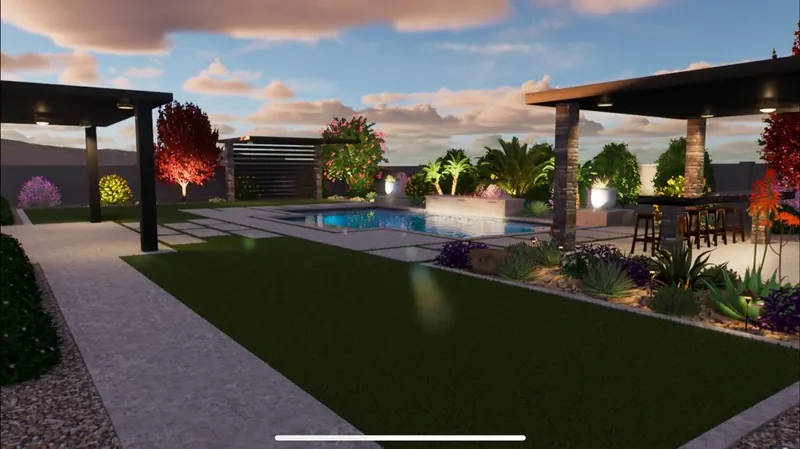
#> input picture images/backyard-pool-walkway-lawn-800.webp, 800 x 449 px
$ python -i build_ad_a.py   (imports and definitions only)
#> lines starting #> are read from the running program, lines starting #| are printed output that depends on the picture
### tools/sr_kit.py
"""Stone & Rose ad toolkit: grade, crop, cards, scrim, audio synth. No client data in here."""
import numpy as np, subprocess, wave, os
from PIL import Image, ImageDraw, ImageFont, ImageFilter

HERE = os.path.dirname(os.path.abspath(__file__))
FONT_SEMI = HERE + '/fonts/CG-Semi600.ttf'
FONT_ITAL = HERE + '/fonts/CG-Italic600.ttf'
FONT_MONO = HERE + '/fonts/Plex500.ttf'
OFFWHITE = (238, 232, 226)
ROSE = (201, 143, 114)
FPS = 60
SR = 44100

# ---------- grade ----------
def make_lut():
    x = np.arange(256) / 255.0
    lifted = x ** 0.90                      # lift shadows so turf does not crush on phones
    curve = lifted + 0.06 * np.sin((lifted - 0.5) * np.pi) * 0.5   # gentle contrast
    curve = np.clip(curve, 0, 1)
    lut = np.stack([np.clip(curve * 1.025, 0, 1), curve, np.clip(curve * 0.965, 0, 1)], axis=1)
    return (lut * 255 + 0.5).astype(np.uint8)
LUT = make_lut()
# [25 lines left out: functions grade, read_shot, one_frame, not called in this run]

def interp(kf, t):
    ts = [k[0] for k in kf]; vs = [k[1] for k in kf]
    return float(np.interp(t, ts, vs))

# [23 lines left out: functions crop_box, render_crop, tracked, not called in this run]

def tracked_width(draw, text, font, track):
    return sum(draw.textlength(c, font=font) + track for c in text) - track

# [62 lines left out: functions fit_font, build_card, scrim, luma_in, not called in this run]

def strength_for(L):
    return float(0.22 + 0.38 * np.clip((L - 60) / 130.0, 0, 1))

# [14 lines left out: functions apply_card, card_alpha, not called in this run]

# ---------- audio synth ----------
def _env_exp(n, tau): return np.exp(-np.arange(n) / (tau * SR))

# [86 lines left out: functions lowpass, lp_fast, synth, write_wav, master, not called in this run]

### tools/build_ad_a.py
#!/usr/bin/env python3
"""Ad A (outdoor builders). Structure: three-beat list.
usage: build_ad_a.py SRC OUTDIR preview|audio|render9|render45|bumper"""
import sys, os, subprocess, numpy as np
sys.path.insert(0, os.path.dirname(os.path.abspath(__file__)))
from sr_kit import *

SRC, OUT, MODE = sys.argv[1], sys.argv[2], sys.argv[3]
# [1 line not run here, left out]
CANVAS = {'9x16': (1080, 1920), '4x5': (1080, 1350)}
CTA = [[('Send us your next', 'n')], [('outdoor ', 'n'), ('plan.', 'a')]]
URL = 'stoneandrosellc.com'

# crop keyframes: (t_rel, hero centre x in source px). Reason per shot in SHOTLIST.md
MAIN_SHOTS = [
    dict(id='H',  src=15.2, dur=2.8, z=1.0, cx={'9x16': [(0, 770), (1.0, 690), (2.8, 695)],  '4x5': [(0, 860), (1.0, 790), (2.8, 800)]}),
    dict(id='B1', src=10.0, dur=4.0, z=1.05, cx={'9x16': [(0, 665), (1.8, 820), (4.0, 915)],   '4x5': [(0, 765), (1.8, 860), (4.0, 960)]}),
    dict(id='B2', src=63.4, dur=2.6, z={'9x16': (1.0, 1.03), '4x5': (1.06, 1.09)}, cx={'9x16': [(0, 736), (2.6, 722)], '4x5': [(0, 760), (2.6, 745)]}),
    dict(id='B3', src=45.2, dur=3.4, z=1.06, cx={'9x16': [(0, 990), (3.4, 1150)],             '4x5': [(0, 1000), (3.4, 1150)]}),
    dict(id='E',  src=48.6, dur=2.5, z=1.03, cx={'9x16': [(0, 1100), (2.5, 1100)],            '4x5': [(0, 1100), (2.5, 1100)]}),
]
# cards: (shot index, t_in, t_out) in ad time. hook is hard-in at 0.
MAIN_CARDS = [
    dict(k='hook', label='ARIZONA OUTDOOR BUILDERS', lines=[[('Selling yards', 'n')], [('off a ', 'n'), ('sketch?', 'a')]], t=(0.0, 1.5), hard=True, shot='H', size=118, lab=46),
    dict(k='three', label='THREE THINGS', lines=[[('A sketch', 'n')], [("can't ", 'a'), ('show.', 'n')]], t=(1.5, 2.8), shot='H'),
    dict(k='b1', label='01 / PLACEMENT', lines=[[('Where it ', 'n'), ('sits.', 'a')]], t=(2.8, 6.8), shot='B1'),
    dict(k='b2', label='02 / FLOW', lines=[[('How the yard', 'n')], [('connects.', 'a')]], t=(6.8, 9.4), shot='B2'),
    dict(k='b3', label='03 / THE UPSELL', lines=[[('The fire pit', 'n')], [('they ', 'n'), ('skip.', 'a')]], t=(9.4, 12.8), shot='B3', y={'9x16': 600, '4x5': 470}),
]
END_T = 12.8

BUMPER_SHOTS = [
    dict(id='H',  src=15.2, dur=2.2, z=1.0, cx={'9x16': [(0, 770), (1.0, 690), (2.2, 695)], '4x5': [(0, 860), (2.2, 800)]}),
    dict(id='B1', src=10.0, dur=1.8, z=1.03, cx={'9x16': [(0, 665), (1.8, 820)],             '4x5': [(0, 765), (1.8, 860)]}),
    dict(id='E',  src=48.8, dur=2.0, z=1.03, cx={'9x16': [(0, 1100), (2.0, 1100)],           '4x5': [(0, 1100), (2.0, 1100)]}),
]
BUMPER_CARDS = [
    dict(k='hook', label='ARIZONA OUTDOOR BUILDERS', lines=[[('Selling yards', 'n')], [('off a ', 'n'), ('sketch?', 'a')]], t=(0.0, 2.2), hard=True, shot='H'),
    dict(k='pay', label='SHOW IT FIRST', lines=[[('Where it ', 'n'), ('sits.', 'a')]], t=(2.2, 4.0), shot='B1'),
]
BUMPER_END_T = 4.0

def linework(im):
    g = Image.fromarray(im).convert('L').filter(ImageFilter.GaussianBlur(1.4))
    a = np.asarray(g, dtype=np.float32)
    gx = np.zeros_like(a); gy = np.zeros_like(a)
    gx[:, 1:-1] = a[:, 2:] - a[:, :-2]; gy[1:-1, :] = a[2:, :] - a[:-2, :]
    m = np.hypot(gx, gy)
    e = np.clip((m - 7) / 22.0, 0, 1)
    bg = np.array([22, 17, 15], np.float32); ln = np.array([226, 214, 200], np.float32)
    return (bg * (1 - e[..., None]) + ln * e[..., None]).astype(np.uint8)

# [47 lines left out: functions linework_wipe, layout, end_layer, prep_cards, not called in this run]

WIPE = 0.9
# [77 lines left out: functions compose_frame, audio, run_render, preview, not called in this run]

# [6 lines not run here, left out]

>>> import cv2
>>> picture = cv2.imread('../images/backyard-pool-walkway-lawn-800.webp', cv2.IMREAD_GRAYSCALE)
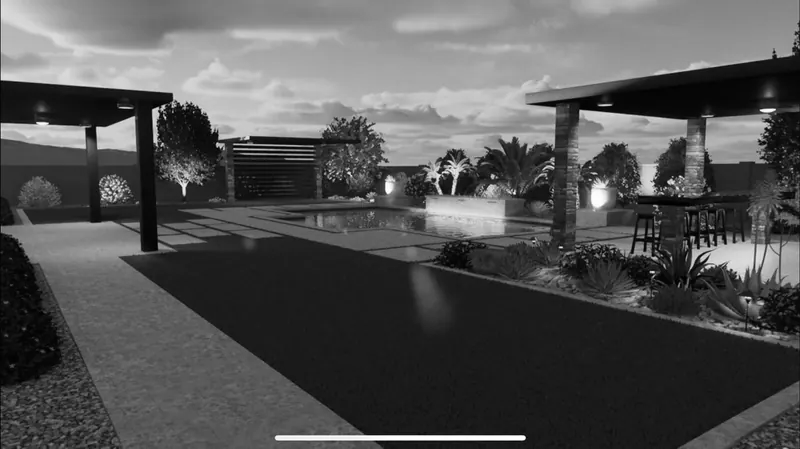
#> picture: shape (449, 800); min 0, max 255, mean 84.2
>>> result = linework(picture)
#> in linework, `g = Image.fromarray(im).convert('L').filter(ImageFilter.GaussianBlur(1..`:
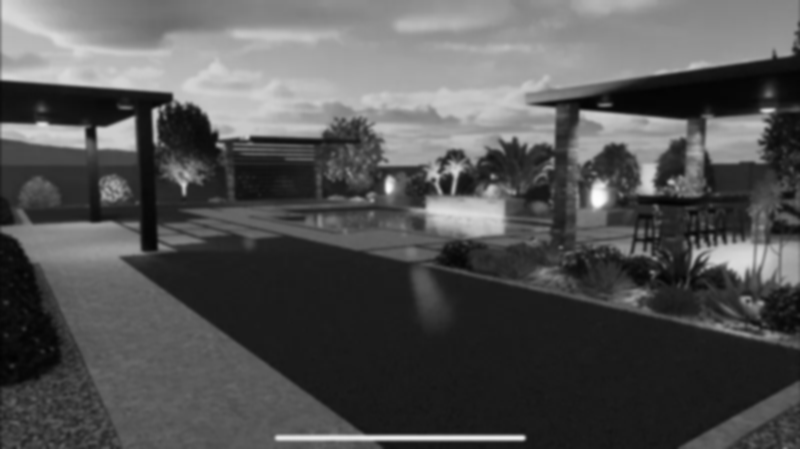
#> g: PIL image 800x449 L; min 2, max 253, mean 84.2
#> in linework, `gx[:, 1:-1] = a[:, 2:] - a[:, :-2]`:
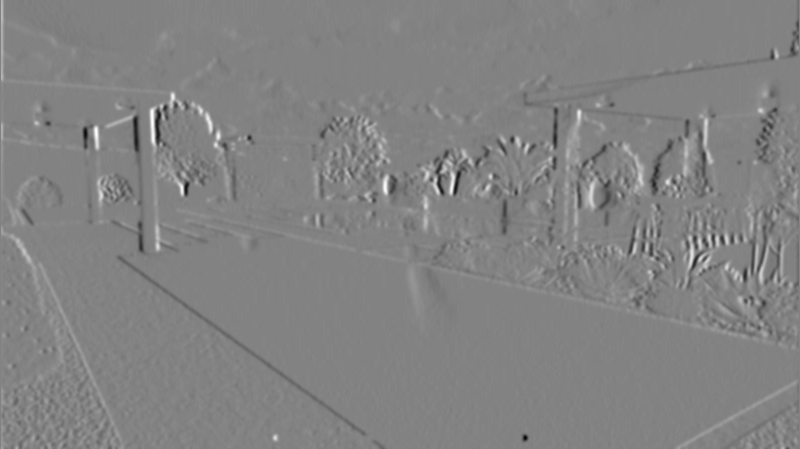
#> gx: shape (449, 800) float32; min -98, max 93, mean 0; drawn with min black and max white
#> in linework, `gy[1:-1, :] = a[2:, :] - a[:-2, :]`:
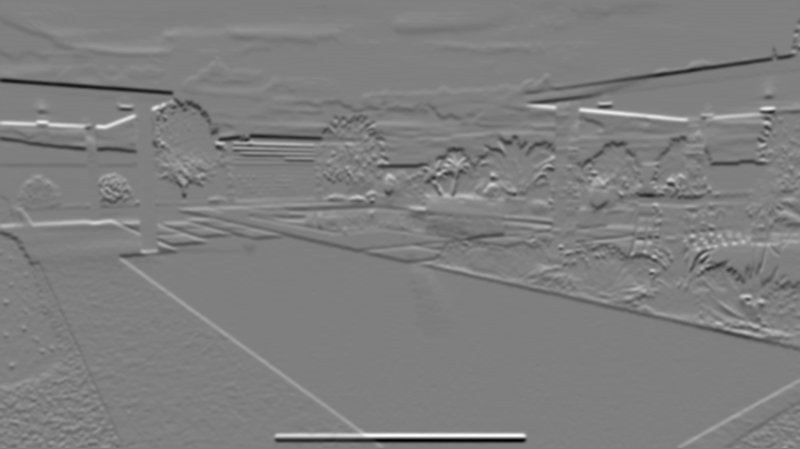
#> gy: shape (449, 800) float32; min -115, max 115, mean -0.4; drawn with min black and max white
#> in linework, `m = np.hypot(gx, gy)`:
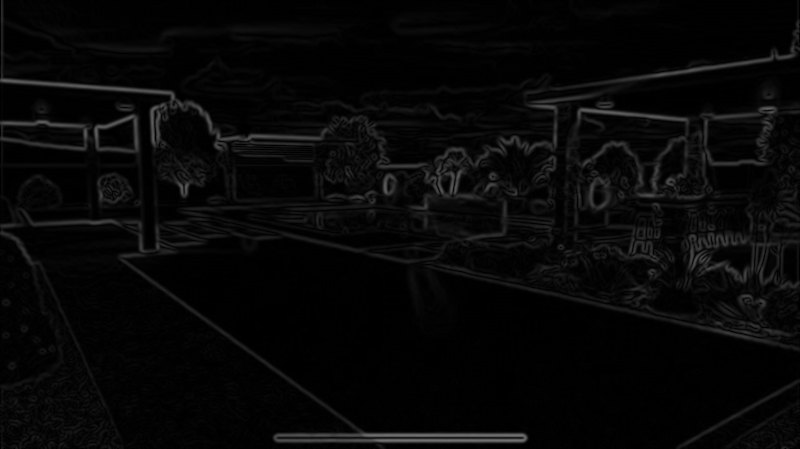
#> m: shape (449, 800) float32; min 0, max 115, mean 7.5
#> in linework, `e = np.clip((m - 7) / 22.0, 0, 1)`:
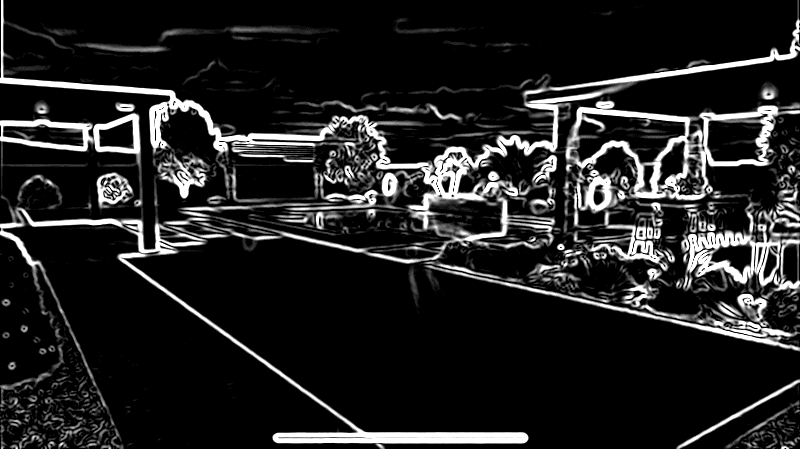
#> e: shape (449, 800) float32; min 0, max 1, mean 0.134
#> in linework, `return (bg * (1 - e[..., None]) + ln * e[..., None]).astype(np.uint8)`:
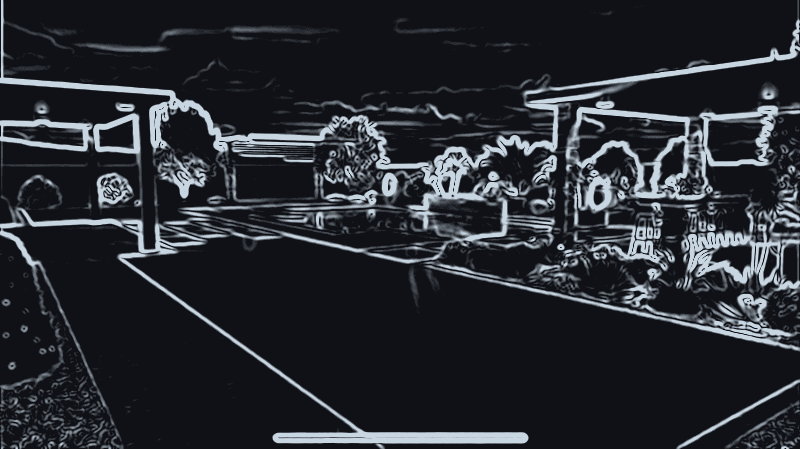
#> returned value: shape (449, 800, 3); mean of channels 0, 1, 2 49.2, 43.3, 39.7; drawn as B, G, R

$ run again, on images/desert-courtyard-fire-pit-saguaro-800.webp
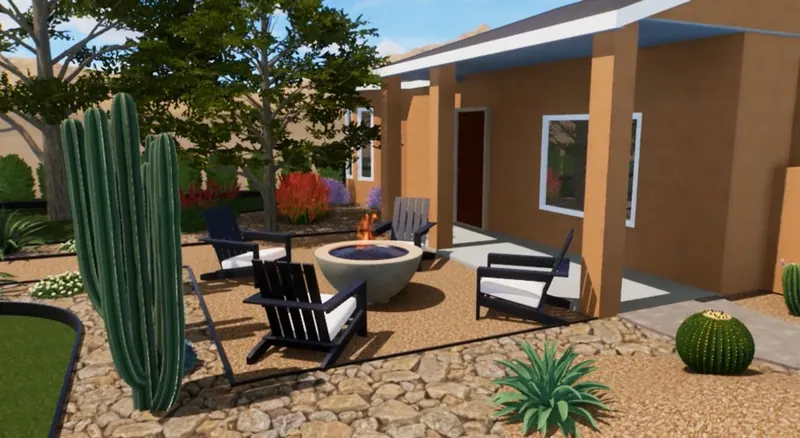
#> input picture images/desert-courtyard-fire-pit-saguaro-800.webp, 800 x 438 px
#> in linework, `e = np.clip((m - 7) / 22.0, 0, 1)`:
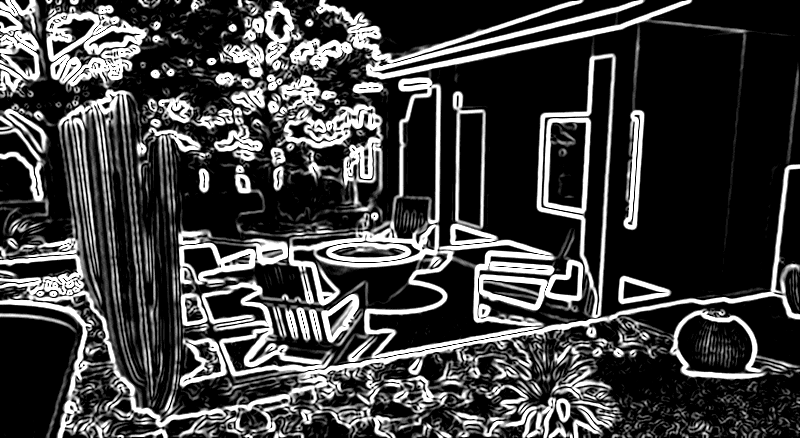
#> e: shape (438, 800) float32; min 0, max 1, mean 0.254
#> in linework, `return (bg * (1 - e[..., None]) + ln * e[..., None]).astype(np.uint8)`:
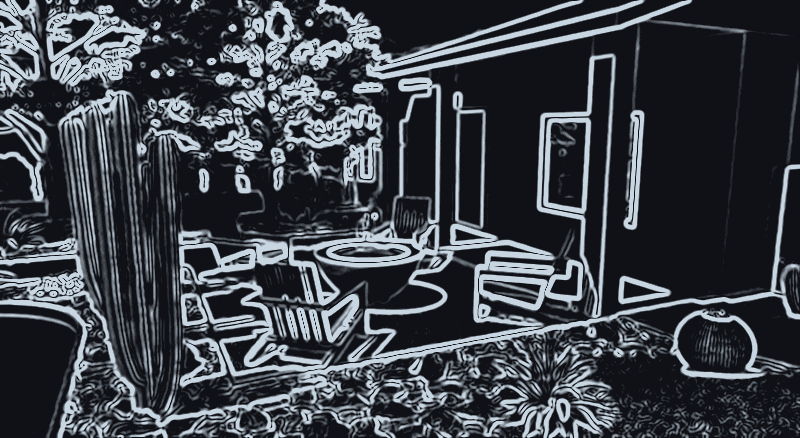
#> returned value: shape (438, 800, 3); mean of channels 0, 1, 2 73.7, 66.9, 61.9; drawn as B, G, R
